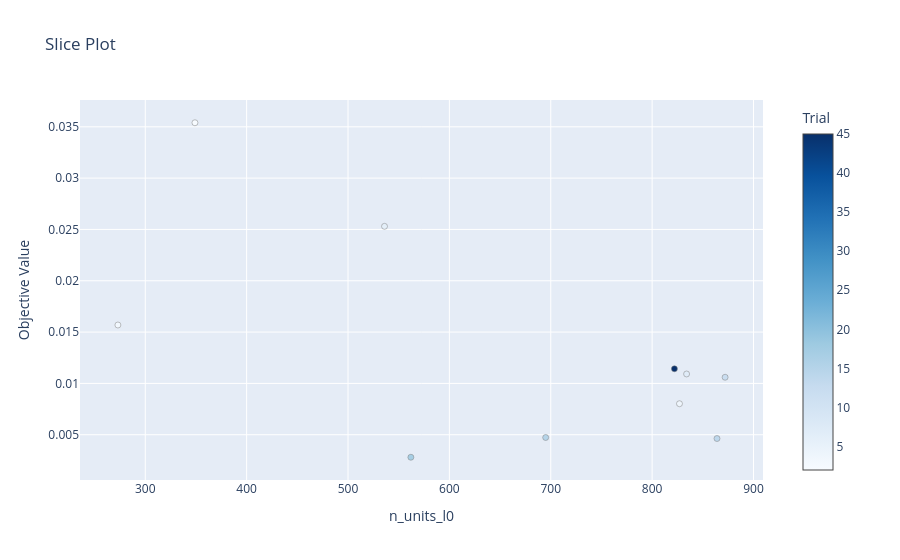

The code cell stored with this chart in its notebook:
### Code cell
optuna.visualization.plot_slice(loaded_study, params = ['n_units_l0']).show()

### Figure 1 — Plotly figure (JSON) as saved in the notebook; plotly's stock layout.template omitted (floating-point values rounded to 4 significant figures)
{"data": [{"marker": {"color": [2, 3, 4, 6, 7, 12, 14, 15, 17, 45], "colorbar": {"title": {"text": "Trial"}, "x": 1, "xpad": 40}, "colorscale": [[0, "rgb(247,251,255)"], [0.125, "rgb(222,235,247)"], [0.25, "rgb(198,219,239)"], [0.375, "rgb(158,202,225)"], [0.5, "rgb(107,174,214)"], [0.625, "rgb(66,146,198)"], [0.75, "rgb(33,113,181)"], [0.875, "rgb(8,81,156)"], [1, "rgb(8,48,107)"]], "line": {"color": "Grey", "width": 0.5}}, "mode": "markers", "name": "Feasible Trial", "showlegend": false, "type": "scatter", "x": [349, 273, 827, 536, 834, 872, 864, 695, 562, 822], "y": [0.03539, 0.01569, 0.008021, 0.0253, 0.01092, 0.0106, 0.004631, 0.004731, 0.002807, 0.01142]}], "layout": {"title": {"text": "Slice Plot"}, "xaxis": {"title": {"text": "n_units_l0"}}, "yaxis": {"title": {"text": "Objective Value"}}}}
